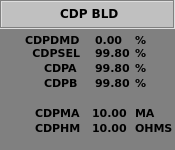
<?xml version="1.0" encoding="UTF-8"?>
<ui version="4.0">
 <class>WCDPBLD</class>
 <widget class="QWidget" name="WCDPBLD">
  <property name="geometry">
   <rect>
    <x>0</x>
    <y>0</y>
    <width>175</width>
    <height>150</height>
   </rect>
  </property>
  <property name="minimumSize">
   <size>
    <width>175</width>
    <height>150</height>
   </size>
  </property>
  <property name="maximumSize">
   <size>
    <width>175</width>
    <height>150</height>
   </size>
  </property>
  <property name="windowTitle">
   <string>WCDPBLD</string>
  </property>
  <property name="styleSheet">
   <string notr="true">background-color: rgb(128, 128, 128);</string>
  </property>
  <widget class="QFrame" name="frame">
   <property name="geometry">
    <rect>
     <x>0</x>
     <y>0</y>
     <width>175</width>
     <height>29</height>
    </rect>
   </property>
   <property name="styleSheet">
    <string notr="true">background-color: rgb(192, 192, 192);</string>
   </property>
   <property name="frameShape">
    <enum>QFrame::Box</enum>
   </property>
   <property name="frameShadow">
    <enum>QFrame::Sunken</enum>
   </property>
  </widget>
  <widget class="QLabel" name="lbCDPBT">
   <property name="geometry">
    <rect>
     <x>60</x>
     <y>5</y>
     <width>71</width>
     <height>16</height>
    </rect>
   </property>
   <property name="font">
    <font>
     <family>Verdana</family>
     <pointsize>9</pointsize>
     <weight>75</weight>
     <bold>true</bold>
    </font>
   </property>
   <property name="styleSheet">
    <string notr="true">background-color: rgb(192, 192, 192);</string>
   </property>
   <property name="text">
    <string>CDP BLD</string>
   </property>
  </widget>
  <widget class="QLabel" name="lbCDPBT_1">
   <property name="geometry">
    <rect>
     <x>25</x>
     <y>32</y>
     <width>55</width>
     <height>16</height>
    </rect>
   </property>
   <property name="font">
    <font>
     <family>Verdana</family>
     <pointsize>8</pointsize>
     <weight>75</weight>
     <bold>true</bold>
    </font>
   </property>
   <property name="styleSheet">
    <string notr="true">background-color: rgb(128, 128, 128);</string>
   </property>
   <property name="text">
    <string>CDPDMD</string>
   </property>
  </widget>
  <widget class="QLabel" name="lbCDPB_1">
   <property name="geometry">
    <rect>
     <x>95</x>
     <y>32</y>
     <width>31</width>
     <height>16</height>
    </rect>
   </property>
   <property name="font">
    <font>
     <family>Verdana</family>
     <pointsize>8</pointsize>
     <weight>75</weight>
     <bold>true</bold>
    </font>
   </property>
   <property name="styleSheet">
    <string notr="true">background-color: rgb(128, 128, 128);</string>
   </property>
   <property name="text">
    <string>0.00</string>
   </property>
  </widget>
  <widget class="QLabel" name="lbCDPBU_1">
   <property name="geometry">
    <rect>
     <x>135</x>
     <y>32</y>
     <width>21</width>
     <height>16</height>
    </rect>
   </property>
   <property name="font">
    <font>
     <family>Verdana</family>
     <pointsize>8</pointsize>
     <weight>75</weight>
     <bold>true</bold>
    </font>
   </property>
   <property name="styleSheet">
    <string notr="true">background-color: rgb(128, 128, 128);</string>
   </property>
   <property name="text">
    <string>%</string>
   </property>
  </widget>
  <widget class="QLabel" name="lbCDPBT_2">
   <property name="geometry">
    <rect>
     <x>25</x>
     <y>45</y>
     <width>55</width>
     <height>16</height>
    </rect>
   </property>
   <property name="font">
    <font>
     <family>Verdana</family>
     <pointsize>8</pointsize>
     <weight>75</weight>
     <bold>true</bold>
    </font>
   </property>
   <property name="styleSheet">
    <string notr="true">background-color: rgb(128, 128, 128);</string>
   </property>
   <property name="text">
    <string>CDPSEL</string>
   </property>
   <property name="alignment">
    <set>Qt::AlignRight|Qt::AlignTrailing|Qt::AlignVCenter</set>
   </property>
  </widget>
  <widget class="QLabel" name="lbCDPBU_2">
   <property name="geometry">
    <rect>
     <x>135</x>
     <y>45</y>
     <width>21</width>
     <height>16</height>
    </rect>
   </property>
   <property name="font">
    <font>
     <family>Verdana</family>
     <pointsize>8</pointsize>
     <weight>75</weight>
     <bold>true</bold>
    </font>
   </property>
   <property name="styleSheet">
    <string notr="true">background-color: rgb(128, 128, 128);</string>
   </property>
   <property name="text">
    <string>%</string>
   </property>
  </widget>
  <widget class="QLabel" name="lbCDPB_2">
   <property name="geometry">
    <rect>
     <x>95</x>
     <y>45</y>
     <width>35</width>
     <height>16</height>
    </rect>
   </property>
   <property name="font">
    <font>
     <family>Verdana</family>
     <pointsize>8</pointsize>
     <weight>75</weight>
     <bold>true</bold>
    </font>
   </property>
   <property name="styleSheet">
    <string notr="true">background-color: rgb(128, 128, 128);</string>
   </property>
   <property name="text">
    <string>99.80</string>
   </property>
  </widget>
  <widget class="QLabel" name="lbCDPBU_3">
   <property name="geometry">
    <rect>
     <x>135</x>
     <y>60</y>
     <width>21</width>
     <height>16</height>
    </rect>
   </property>
   <property name="font">
    <font>
     <family>Verdana</family>
     <pointsize>8</pointsize>
     <weight>75</weight>
     <bold>true</bold>
    </font>
   </property>
   <property name="styleSheet">
    <string notr="true">background-color: rgb(128, 128, 128);</string>
   </property>
   <property name="text">
    <string>%</string>
   </property>
  </widget>
  <widget class="QLabel" name="lbCDPBT_3">
   <property name="geometry">
    <rect>
     <x>44</x>
     <y>60</y>
     <width>35</width>
     <height>16</height>
    </rect>
   </property>
   <property name="font">
    <font>
     <family>Verdana</family>
     <pointsize>8</pointsize>
     <weight>75</weight>
     <bold>true</bold>
     <underline>false</underline>
    </font>
   </property>
   <property name="styleSheet">
    <string notr="true">background-color: rgb(128, 128, 128);</string>
   </property>
   <property name="text">
    <string>CDPA</string>
   </property>
  </widget>
  <widget class="QLabel" name="lbCDPB_3">
   <property name="geometry">
    <rect>
     <x>95</x>
     <y>60</y>
     <width>35</width>
     <height>16</height>
    </rect>
   </property>
   <property name="font">
    <font>
     <family>Verdana</family>
     <pointsize>8</pointsize>
     <weight>75</weight>
     <bold>true</bold>
    </font>
   </property>
   <property name="styleSheet">
    <string notr="true">background-color: rgb(128, 128, 128);</string>
   </property>
   <property name="text">
    <string>99.80</string>
   </property>
  </widget>
  <widget class="QLabel" name="lbCDPBU_4">
   <property name="geometry">
    <rect>
     <x>135</x>
     <y>75</y>
     <width>21</width>
     <height>16</height>
    </rect>
   </property>
   <property name="font">
    <font>
     <family>Verdana</family>
     <pointsize>8</pointsize>
     <weight>75</weight>
     <bold>true</bold>
    </font>
   </property>
   <property name="styleSheet">
    <string notr="true">background-color: rgb(128, 128, 128);</string>
   </property>
   <property name="text">
    <string>%</string>
   </property>
  </widget>
  <widget class="QLabel" name="lbCDPB_4">
   <property name="geometry">
    <rect>
     <x>95</x>
     <y>75</y>
     <width>35</width>
     <height>16</height>
    </rect>
   </property>
   <property name="font">
    <font>
     <family>Verdana</family>
     <pointsize>8</pointsize>
     <weight>75</weight>
     <bold>true</bold>
    </font>
   </property>
   <property name="styleSheet">
    <string notr="true">background-color: rgb(128, 128, 128);</string>
   </property>
   <property name="text">
    <string>99.80</string>
   </property>
  </widget>
  <widget class="QLabel" name="lbCDPBT_4">
   <property name="geometry">
    <rect>
     <x>44</x>
     <y>75</y>
     <width>35</width>
     <height>16</height>
    </rect>
   </property>
   <property name="font">
    <font>
     <family>Verdana</family>
     <pointsize>8</pointsize>
     <weight>75</weight>
     <bold>true</bold>
     <underline>false</underline>
    </font>
   </property>
   <property name="styleSheet">
    <string notr="true">background-color: rgb(128, 128, 128);</string>
   </property>
   <property name="text">
    <string>CDPB</string>
   </property>
  </widget>
  <widget class="QLabel" name="lbCDPBU_5">
   <property name="geometry">
    <rect>
     <x>135</x>
     <y>105</y>
     <width>21</width>
     <height>16</height>
    </rect>
   </property>
   <property name="font">
    <font>
     <family>Verdana</family>
     <pointsize>8</pointsize>
     <weight>75</weight>
     <bold>true</bold>
    </font>
   </property>
   <property name="styleSheet">
    <string notr="true">background-color: rgb(128, 128, 128);</string>
   </property>
   <property name="text">
    <string>MA</string>
   </property>
  </widget>
  <widget class="QLabel" name="lbCDPBT_5">
   <property name="geometry">
    <rect>
     <x>35</x>
     <y>105</y>
     <width>51</width>
     <height>16</height>
    </rect>
   </property>
   <property name="font">
    <font>
     <family>Verdana</family>
     <pointsize>8</pointsize>
     <weight>75</weight>
     <bold>true</bold>
     <underline>false</underline>
    </font>
   </property>
   <property name="styleSheet">
    <string notr="true">background-color: rgb(128, 128, 128);</string>
   </property>
   <property name="text">
    <string>CDPMA</string>
   </property>
  </widget>
  <widget class="QLabel" name="lbCDPB_5">
   <property name="geometry">
    <rect>
     <x>92</x>
     <y>105</y>
     <width>35</width>
     <height>16</height>
    </rect>
   </property>
   <property name="font">
    <font>
     <family>Verdana</family>
     <pointsize>8</pointsize>
     <weight>75</weight>
     <bold>true</bold>
    </font>
   </property>
   <property name="styleSheet">
    <string notr="true">background-color: rgb(128, 128, 128);</string>
   </property>
   <property name="text">
    <string>10.00</string>
   </property>
  </widget>
  <widget class="QLabel" name="lbCDPBT_6">
   <property name="geometry">
    <rect>
     <x>35</x>
     <y>120</y>
     <width>51</width>
     <height>16</height>
    </rect>
   </property>
   <property name="font">
    <font>
     <family>Verdana</family>
     <pointsize>8</pointsize>
     <weight>75</weight>
     <bold>true</bold>
     <underline>false</underline>
    </font>
   </property>
   <property name="styleSheet">
    <string notr="true">background-color: rgb(128, 128, 128);</string>
   </property>
   <property name="text">
    <string>CDPHM</string>
   </property>
  </widget>
  <widget class="QLabel" name="lbCDPB_6">
   <property name="geometry">
    <rect>
     <x>92</x>
     <y>120</y>
     <width>35</width>
     <height>16</height>
    </rect>
   </property>
   <property name="font">
    <font>
     <family>Verdana</family>
     <pointsize>8</pointsize>
     <weight>75</weight>
     <bold>true</bold>
    </font>
   </property>
   <property name="styleSheet">
    <string notr="true">background-color: rgb(128, 128, 128);</string>
   </property>
   <property name="text">
    <string>10.00</string>
   </property>
  </widget>
  <widget class="QLabel" name="lbCDPBU_6">
   <property name="geometry">
    <rect>
     <x>135</x>
     <y>120</y>
     <width>41</width>
     <height>16</height>
    </rect>
   </property>
   <property name="font">
    <font>
     <family>Verdana</family>
     <pointsize>8</pointsize>
     <weight>75</weight>
     <bold>true</bold>
    </font>
   </property>
   <property name="styleSheet">
    <string notr="true">background-color: rgb(128, 128, 128);</string>
   </property>
   <property name="text">
    <string>OHMS</string>
   </property>
  </widget>
  <widget class="QLabel" name="lbFondo">
   <property name="geometry">
    <rect>
     <x>0</x>
     <y>0</y>
     <width>175</width>
     <height>1502</height>
    </rect>
   </property>
   <property name="styleSheet">
    <string notr="true">background-color: rgb(128, 128, 128);</string>
   </property>
   <property name="text">
    <string/>
   </property>
  </widget>
  <zorder>lbFondo</zorder>
  <zorder>frame</zorder>
  <zorder>lbCDPBT</zorder>
  <zorder>lbCDPBT_1</zorder>
  <zorder>lbCDPB_1</zorder>
  <zorder>lbCDPBU_1</zorder>
  <zorder>lbCDPBT_2</zorder>
  <zorder>lbCDPBU_2</zorder>
  <zorder>lbCDPB_2</zorder>
  <zorder>lbCDPBU_3</zorder>
  <zorder>lbCDPBT_3</zorder>
  <zorder>lbCDPB_3</zorder>
  <zorder>lbCDPBU_4</zorder>
  <zorder>lbCDPB_4</zorder>
  <zorder>lbCDPBT_4</zorder>
  <zorder>lbCDPBU_5</zorder>
  <zorder>lbCDPBT_5</zorder>
  <zorder>lbCDPB_5</zorder>
  <zorder>lbCDPBT_6</zorder>
  <zorder>lbCDPB_6</zorder>
  <zorder>lbCDPBU_6</zorder>
 </widget>
 <layoutdefault spacing="6" margin="11"/>
 <resources/>
 <connections/>
</ui>
